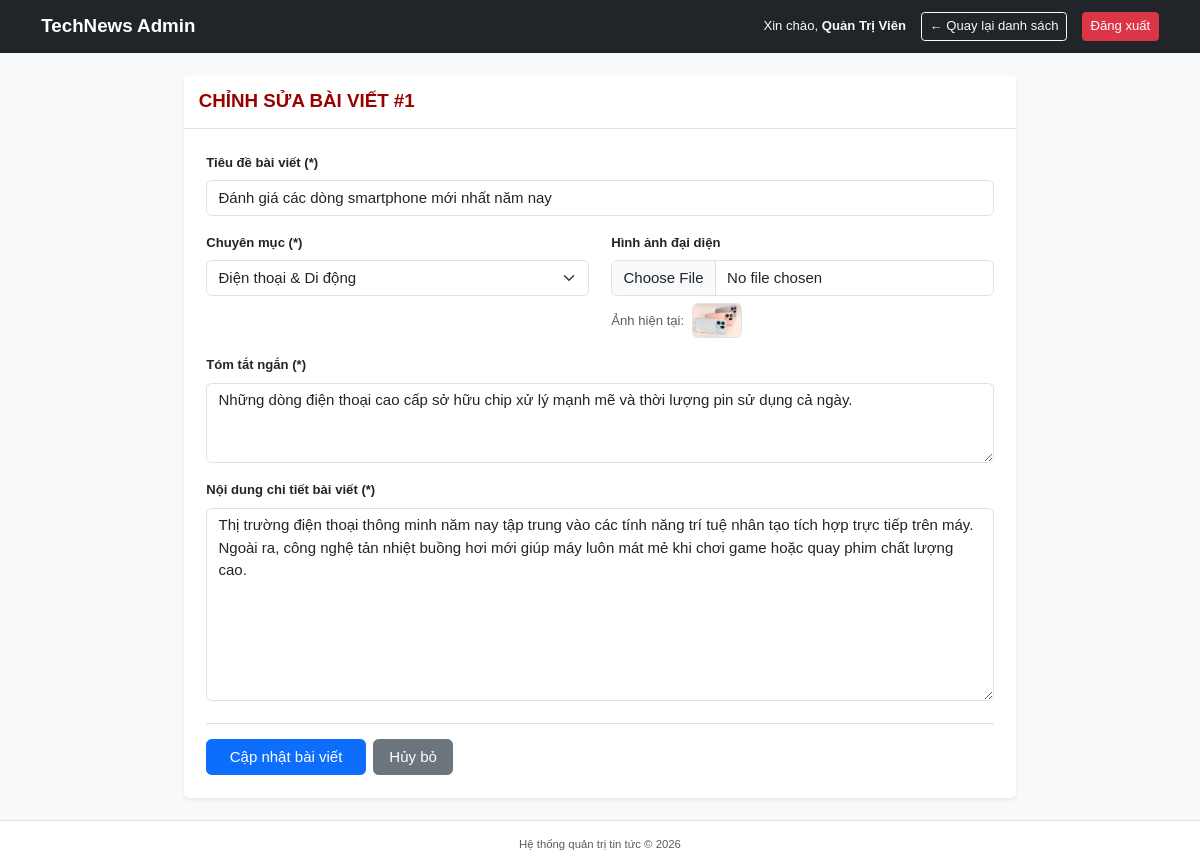
/edit_post.php?id=1 (signed in), run on the app's committed database.
### tables this page shows
CREATE TABLE `posts` (
  `id` int(11) NOT NULL,
  `category_id` int(11) NOT NULL,
  `title` varchar(255) NOT NULL,
  `summary` text NOT NULL,
  `content` longtext NOT NULL,
  `image` varchar(255) NOT NULL DEFAULT 'default.jpg',
  `created_at` datetime NOT NULL DEFAULT current_timestamp(),
  `views` int(11) NOT NULL DEFAULT 0,
  `status` tinyint(1) NOT NULL DEFAULT 1
);

CREATE TABLE `categories` (
  `id` int(11) NOT NULL,
  `name` varchar(100) NOT NULL
);

### edit_post.php (the view, shortened to what this page needs)
<?php
require_once 'db.php';
$id = isset($_GET['id']) ? (int)$_GET['id'] : 0;
$stmt = mysqli_prepare($conn, "SELECT * FROM posts WHERE id = ?");
mysqli_stmt_bind_param($stmt, "i", $id);
mysqli_stmt_execute($stmt);
$res = mysqli_stmt_get_result($stmt);
$post = mysqli_fetch_assoc($res);
$res_cats = mysqli_query($conn, "SELECT * FROM categories ORDER BY id ASC");
?>
<!DOCTYPE html>
<html lang="vi">
<head>
    <link href="https://cdn.jsdelivr.net/npm/bootstrap@5.3.0/dist/css/bootstrap.min.css" rel="stylesheet">
    <link href="css/style.css?v=<?= time() ?>" rel="stylesheet">
</head>
<body class="bg-light">
    <div class="main-wrapper">
        <nav class="navbar navbar-expand-lg navbar-dark bg-dark">
            <div class="container">
                <a class="navbar-brand fw-bold" href="admin.php">TechNews Admin</a>
                <div class="d-flex align-items-center gap-3">
                    <span class="text-light small">Xin chào, <strong><?= htmlspecialchars($_SESSION['fullname']) ?></strong></span>
                    <a href="admin.php" class="btn btn-outline-light btn-sm">&larr; Quay lại danh sách</a>
                    <a href="logout.php" class="btn btn-danger btn-sm">Đăng xuất</a>
                </div>
            </div>
        </nav>
        <div class="container my-4">
            <div class="row justify-content-center">
                <div class="col-lg-9">
                    <div class="card shadow-sm border-0">
                        <div class="card-header bg-white border-bottom py-3">
                            <h5 class="fw-bold m-0" style="color: var(--primary-red);">CHỈNH SỬA BÀI VIẾT #<?= $post['id'] ?></h5>
                        </div>
                        <div class="card-body p-4">
                            <form action="edit_post.php?id=<?= $post['id'] ?>" method="POST" enctype="multipart/form-data">
                                <div class="mb-3">
                                    <label class="form-label fw-bold small">Tiêu đề bài viết (*)</label>
                                    <input type="text" name="title" class="form-control"
                                           value="<?= htmlspecialchars($post['title']) ?>" required>
                                </div>
                                <div class="row mb-3">
                                    <div class="col-md-6">
                                        <label class="form-label fw-bold small">Chuyên mục (*)</label>
                                        <select name="category_id" class="form-select" required>
                                            <?php while ($cat = mysqli_fetch_assoc($res_cats)): ?>
                                                <option value="<?= $cat['id'] ?>" <?= ($post['category_id'] == $cat['id']) ? 'selected' : '' ?>>
                                                    <?= htmlspecialchars($cat['name']) ?>
                                                </option>
                                            <?php endwhile; ?>
                                        </select>
                                    </div>
                                    <div class="col-md-6">
                                        <label class="form-label fw-bold small">Hình ảnh đại diện</label>
                                        <input type="file" name="image" class="form-control" accept="image/*">
                                        <div class="mt-2 d-flex align-items-center gap-2">
                                            <small class="text-muted">Ảnh hiện tại:</small>
                                            <img src="uploads/<?= !empty($post['image']) ? $post['image'] : 'default.jpg' ?>"
                                                 class="rounded border" style="width: 50px; height: 35px; object-fit: cover;" alt="Current">
                                        </div>
                                    </div>
                                </div>
                                <div class="mb-3">
                                    <label class="form-label fw-bold small">Tóm tắt ngắn (*)</label>
                                    <textarea name="summary" class="form-control" rows="3" required><?= htmlspecialchars($post['summary']) ?></textarea>
                                </div>
                                <div class="mb-4">
                                    <label class="form-label fw-bold small">Nội dung chi tiết bài viết (*)</label>
                                    <textarea name="content" class="form-control" rows="8" required><?= htmlspecialchars($post['content']) ?></textarea>
                                </div>
                                <div class="border-top pt-3 d-flex gap-2">
                                    <button type="submit" class="btn btn-primary px-4">Cập nhật bài viết</button>
                                    <a href="admin.php" class="btn btn-secondary px-3">Hủy bỏ</a>
                                </div>
                            </form>
                        </div>
                    </div>
                </div>
            </div>
        </div>
    </div>
    <footer class="site-footer py-3 text-center border-top">
        <div class="container small text-muted">
            Hệ thống quản trị tin tức &copy; 2026
        </div>
    </footer>
</body>
</html>

### css/style.css (style rules this page uses)
:root { --primary-red: #990000; --primary-hover: #7a0000; --navy-blue: #003366; --text-dark: #1f2937; --text-muted: #555555; --border-gray: #e5e7eb; --bg-page: #f9fafb; }
html, body { height: 100%; margin: 0; padding: 0; background-color: var(--bg-page); color: var(--text-dark); font-family: Arial, "Helvetica Neue", "Segoe UI", sans-serif; font-size: 15px; line-height: 1.5; }
body { display: flex; flex-direction: column; min-height: 100vh; }
.main-wrapper { flex: 1 0 auto; }
footer { flex-shrink: 0; }
img { max-width: 100%; height: auto; display: block; }
.site-footer { background-color: #ffffff; border-top: 2px solid var(--navy-blue); font-size: 13px; color: #444; }

### data on the page
posts: id "1", title "Đánh giá các dòng smartphone mới nhất năm nay", category_id "Điện thoại & Di động", image (picture), summary "Những dòng điện thoại cao cấp sở hữu chip xử lý mạnh mẽ và thời lượng pin sử dụng cả ngày.", content "Thị trường điện thoại thông minh năm nay tập trung vào các tính năng trí tuệ nhân tạo tích hợp trực tiếp trên máy. Ngoài ra, công nghệ tản nhiệt buồng hơi mới giúp máy luôn mát mẻ khi chơi game hoặc quay phim chất lượng cao."

### other printed values
$_SESSION['fullname'] "Quản Trị Viên"
